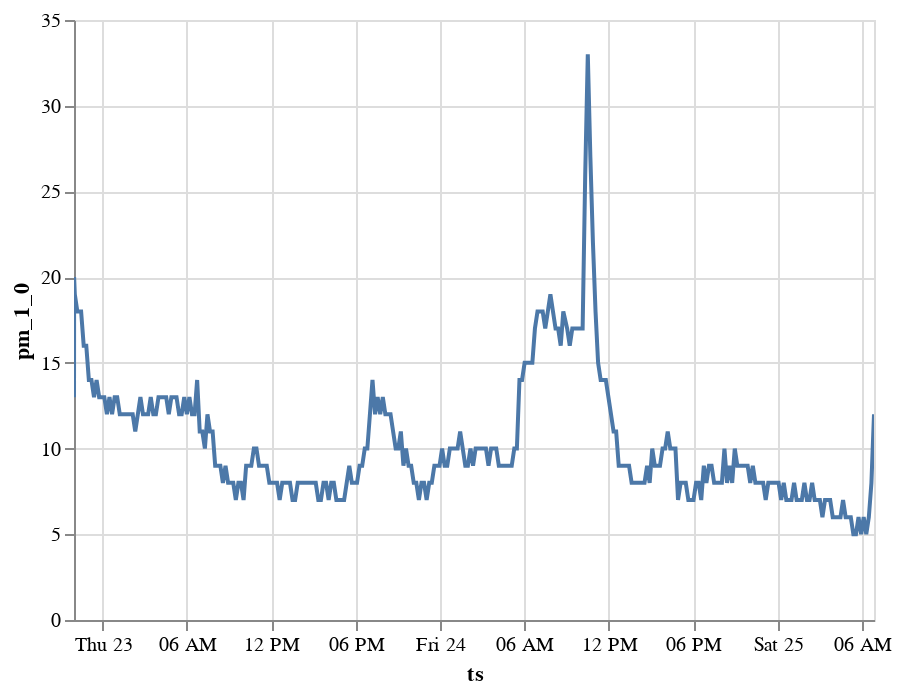

The code cell stored with this chart in its notebook:
### Code cell
import altair as alt 

alt.Chart(df.reset_index()).mark_line().encode(
    x='ts:T',
    y='pm_1_0:Q',    
).interactive()

### Figure 1 — Vega-Lite specification as saved in the notebook (floating-point values rounded to 4 significant figures; data arrays with more than 128 entries replaced by an {"elided": "..."} marker saying what was removed)
{"config": {"view": {"continuousWidth": 400, "continuousHeight": 300}}, "data": {"name": "data-6cbb065f56a0918a9ddc9b2d24726013"}, "mark": "line", "encoding": {"x": {"type": "temporal", "field": "ts"}, "y": {"type": "quantitative", "field": "pm_1_0"}}, "selection": {"selector001": {"type": "interval", "bind": "scales", "encodings": ["x", "y"]}}, "$schema": "https://vega.github.io/schema/vega-lite/v4.8.1.json", "datasets": {"data-6cbb065f56a0918a9ddc9b2d24726013": {"elided": "314 records"}}}
